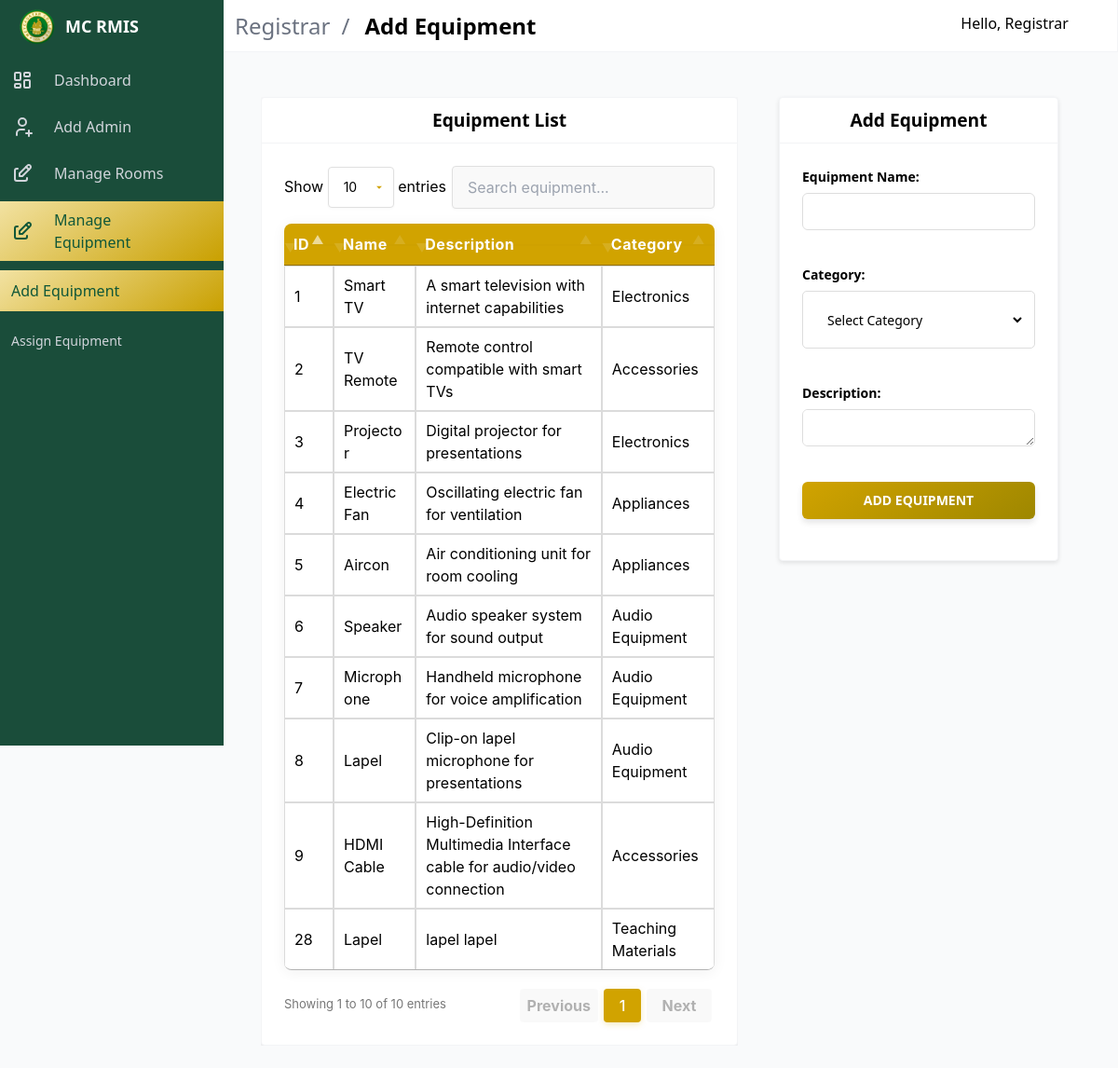
/registrar/reg_add_equipt.php (signed in), run on the app's committed database.
### tables this page shows
CREATE TABLE `equipment` (
  `id` int(11) NOT NULL,
  `name` varchar(255) NOT NULL,
  `description` text DEFAULT NULL,
  `category` varchar(100) DEFAULT NULL,
  `created_at` timestamp NOT NULL DEFAULT current_timestamp()
);

### registrar/includes/add_equipt.php (called while the page is built, shortened)
<?php
try {
    $conn = db();
    $stmt = $conn->prepare("SELECT id, name, description, category FROM equipment ORDER BY id ASC");
    $stmt->execute();
    $result = $stmt->get_result();
    $equipment_list = $result->fetch_all(MYSQLI_ASSOC);
} catch (Exception $e) {
    $error_message = $e->getMessage();
}

### registrar/reg_add_equipt.php (the view, shortened to what this page needs)
<?php include "includes/add_equipt.php"; ?>
<!DOCTYPE html>
<html lang="en">
<head>
    <link rel="stylesheet" href="https://cdn.materialdesignicons.com/4.9.95/css/materialdesignicons.min.css">
    <link rel="stylesheet" href="../public/css/admin_styles/main.css">
    <link rel="stylesheet" href="../public/css/admin_styles/main_2.css">
    <link rel="stylesheet" href="../public/css/admin_styles/style-all.css">
    <link rel="stylesheet" href="../public/css/admin_styles/form_1.css">
    <link rel="stylesheet" href="https://cdn.datatables.net/1.11.5/css/jquery.dataTables.min.css">
    <link rel="stylesheet" href="../public/css/admin_styles/datatables.css">
</head>
<body>
    <div id="app">
        <?php
        include 'layout/topnav.php';
        include 'layout/sidebar.php';
        ?>
        <div class="all_container">
            <div class="table-container">
                <div class="card">
                    <header class="card-header">
                        <div class="new-title-container">
                            <p class="new-title">Equipment List</p>
                        </div>
                    </header>
                    <div class="card-content">
                        <table id="equipmentTable" class="adminTable table is-fullwidth is-striped">
                            <thead>
                                <tr class="titles">
                                    <th>ID</th>
                                    <th>Name</th>
                                    <th>Description</th>
                                    <th>Category</th>
                                </tr>
                            </thead>
                            <tbody>
                                <?php if (empty($equipment_list)): ?>
                                    <tr>
                                        <td colspan="4" class="has-text-centered">No equipment found.</td>
                                    </tr>
                                <?php else: ?>
                                    <?php foreach ($equipment_list as $equipment): ?>
                                        <tr>
                                            <td data-label="ID"><?= htmlspecialchars($equipment['id']) ?></td>
                                            <td data-label="Name"><?= htmlspecialchars($equipment['name']) ?></td>
                                            <td data-label="Description"><?= htmlspecialchars($equipment['description']) ?></td>
                                            <td data-label="Category"><?= htmlspecialchars($equipment['category']) ?></td>
                                        </tr>
                                    <?php endforeach; ?>
                                <?php endif; ?>
                            </tbody>
                        </table>
                    </div>
                </div>
            </div>
            <section class="section main-section">
                <div class="card">
                    <header class="card-header">
                        <div class="new-title-container">
                            <p class="new-title">Add Equipment</p>
                        </div>
                    </header>
                    <div class="card-content">
                        <form method="POST">
                            <div class="field is-inline">
                                <div class="field" style="width: 100%;">
                                    <label class="label">Equipment Name:</label>
                                    <div class="control">
                                        <input class="input" type="text" name="name" required style="width: 100%;">
                                    </div>
                                </div>
                            </div>
                            <div class="field is-inline">
                                <div class="field" style="width: 100%;">
                                    <label class="label">Category:</label>
                                    <div class="control">
                                        <div class="select" style="width: 100%;">
                                            <select name="category" required style="width: 100%;">
                                                <option value="">Select Category</option>
                                            </select>
                                        </div>
                                    </div>
                                </div>
                            </div>
                            <div class="field is-inline">
                                <div class="control">
                                    <label class="label">Description:</label>
                                    <textarea class="input" name="description" required></textarea>
                                </div>
                            </div>
                            <div class="field is-inline">
                                <div class="control">
                                    <button type="submit" name="add_equipment" class="styled-button">Add Equipment</button>
                                </div>
                            </div>
                        </form>
                    </div>
                </div>
            </section>
        </div>
    </div>
</body>
</html>

### public/css/admin_styles/main.css (style rules this page uses)
*,::after,::before { box-sizing:border-box;border-width:0;border-style:solid;border-color:#e5e7eb }
::after,::before { --tw-content:'' }
html { line-height:1.5;-moz-tab-size:4;-o-tab-size:4;tab-size:4;font-family:ui-sans-serif,system-ui,-apple-system,BlinkMacSystemFont,"Segoe UI",Roboto,"Helvetica Neue",Arial,"Noto Sans",sans-serif,"Apple Color Emoji","Segoe UI Emoji","Segoe UI Symbol","Noto Color Emoji" }
body { margin:0;line-height:inherit }
table { text-indent:0;border-color:inherit;border-collapse:collapse }
button,input,optgroup,select,textarea { font-family:inherit;font-size:100%;line-height:inherit;color:inherit;margin:0;padding:0 }
button,select { text-transform:none }
[type=button],[type=reset],[type=submit],button { background-color:transparent;background-image:none }
blockquote,dd,dl,figure,h1,h2,h3,h4,h5,h6,hr,p,pre { margin:0 }
textarea { resize:vertical }
input::placeholder,textarea::placeholder { opacity:1;color:#9ca3af }
[role=button],button { cursor:pointer }
audio,canvas,embed,iframe,img,object,svg,video { display:block; }
*,::after,::before { --tw-translate-x:0;--tw-translate-y:0;--tw-rotate:0;--tw-skew-x:0;--tw-skew-y:0;--tw-scale-x:1;--tw-scale-y:1;--tw-scroll-snap-strictness:proximity;--tw-ring-offset-width:0px;--tw-ring-offset-color:#fff;--tw-ring-color:rgb(59 130 246 / 0.5);--tw-ring-offset-shadow:0 0 #0000;--tw-ring-shadow:0 0 #0000;--tw-shadow:0 0 #0000;--tw-shadow-colored:0 0 #0000 }
.field:not(:last-child) { margin-bottom:.75rem }
.label { margin-bottom:.5rem;display:block;font-weight:700 }
.control { position:relative }
.file-cta,.file-name,.input,.select select,.textarea { border-radius:.25rem;border-width:1px;--tw-border-opacity:1;border-color:rgb(156 163 175 / var(--tw-border-opacity));padding-left:.75rem;padding-right:.75rem;padding-top:.5rem;padding-bottom:.5rem }
.file-cta,.file-name,.input,.select select { height:2.5rem }
.input,.select select,.textarea { width:100%;max-width:100%;--tw-bg-opacity:1;background-color:rgb(255 255 255 / var(--tw-bg-opacity)) }
.table { display:table }
body { --tw-bg-opacity:1;padding-top:3.5rem;font-size:1rem;line-height:1.5rem }
@media (min-width:1024px) { body { padding-left:15rem } }
#app { width:100vw;transition-property:all;transition-timing-function:cubic-bezier(.4,0,.2,1);transition-duration:150ms }
@media (min-width:1024px) { #app { width:auto } }
.main-section { padding:1.5rem }
.card { border-radius:.25rem;border-width:1px;--tw-border-opacity:1;border-color:rgb(243 244 246 / var(--tw-border-opacity));--tw-bg-opacity:1;background-color:rgb(255 255 255 / var(--tw-bg-opacity)) }
.card-content { padding:1.5rem }
.card-header { display:flex;align-items:stretch;border-bottom-width:1px;--tw-border-opacity:1;border-color:rgb(243 244 246 / var(--tw-border-opacity)) }
table { width:100% }
thead { display:none }
@media (min-width:1024px) { thead { display:table-header-group } }
tr { position:relative;display:block;max-width:100%;border-bottom-width:4px;--tw-border-opacity:1;border-color:rgb(243 244 246 / var(--tw-border-opacity)) }
@media (min-width:1024px) { tr { display:table-row;border-bottom-width:0 } }
tr:last-child { border-bottom-width:0 }
@media (min-width:1024px) { th { padding-top:.5rem;padding-bottom:.5rem;padding-left:.75rem;padding-right:.75rem;text-align:left } }
td { display:flex;justify-content:space-between;border-bottom-width:1px;--tw-border-opacity:1;border-color:rgb(243 244 246 / var(--tw-border-opacity));padding-top:.75rem;padding-bottom:.75rem;padding-left:1rem;padding-right:1rem;text-align:right;vertical-align:top }
@media (min-width:1024px) { td { display:table-cell;border-bottom-width:0;padding-top:.5rem;padding-bottom:.5rem;padding-left:.75rem;padding-right:.75rem;text-align:left;vertical-align:middle } }
@media (min-width:1024px) { td:before { content:attr(data-label);padding-right:.75rem;text-align:left;font-weight:600 } }

### registrar/reg_add_equipt.php (style rules this page uses)
.card-content { padding: 1.5rem; }

### data on the page
equipment: id "1", name "Smart TV", description "A smart television with internet capabilities", category "Electronics"
equipment: id "2", name "TV Remote", description "Remote control compatible with smart TVs", category "Accessories"
equipment: id "3", name "Projector", description "Digital projector for presentations", category "Electronics"
equipment: id "4", name "Electric Fan", description "Oscillating electric fan for ventilation", category "Appliances"
equipment: id "5", name "Aircon", description "Air conditioning unit for room cooling", category "Appliances"
equipment: id "6", name "Speaker", description "Audio speaker system for sound output", category "Audio Equipment"
equipment: id "7", name "Microphone", description "Handheld microphone for voice amplification", category "Audio Equipment"
equipment: id "8", name "Lapel", description "Clip-on lapel microphone for presentations", category "Audio Equipment"
equipment: id "9", name "HDMI Cable", description "High-Definition Multimedia Interface cable for audio/video connection", category "Accessories"
equipment: id "28", name "Lapel", description "lapel lapel", category "Teaching Materials"

### other printed values
$moduleName "Registrar"
$currentPageTitle "Add Equipment"
$userData['name'] "Registrar"
$menuItem['title'] "Dashboard"
$menuItem['title'] "Add Admin"
$menuItem['title'] "Manage Rooms"
$menuItem['title'] "Manage Equipment"
$child['title'] "Add Equipment"
$child['title'] "Assign Equipment"
